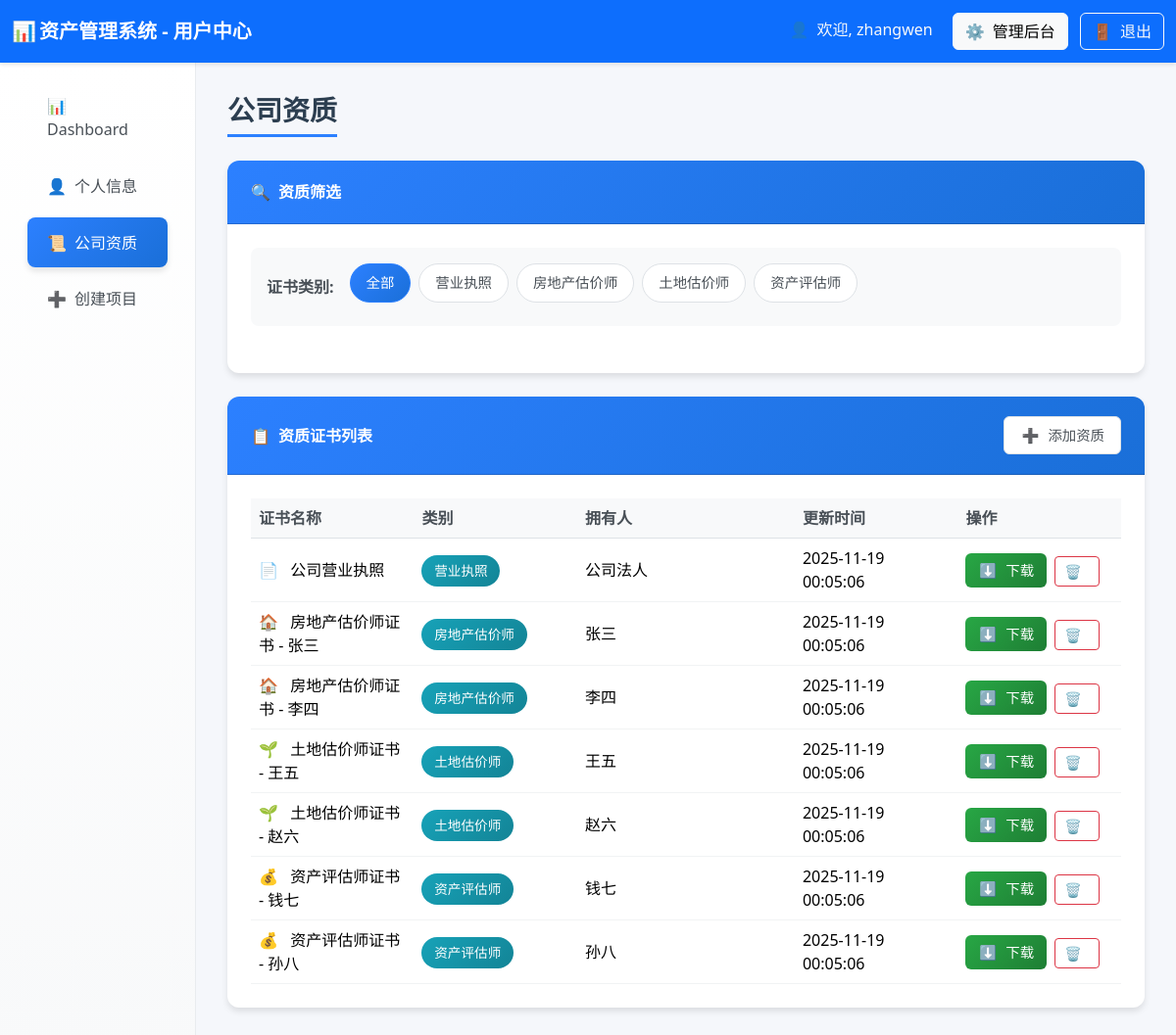
The page /company_qualifications (signed in) on the database as committed earlier.
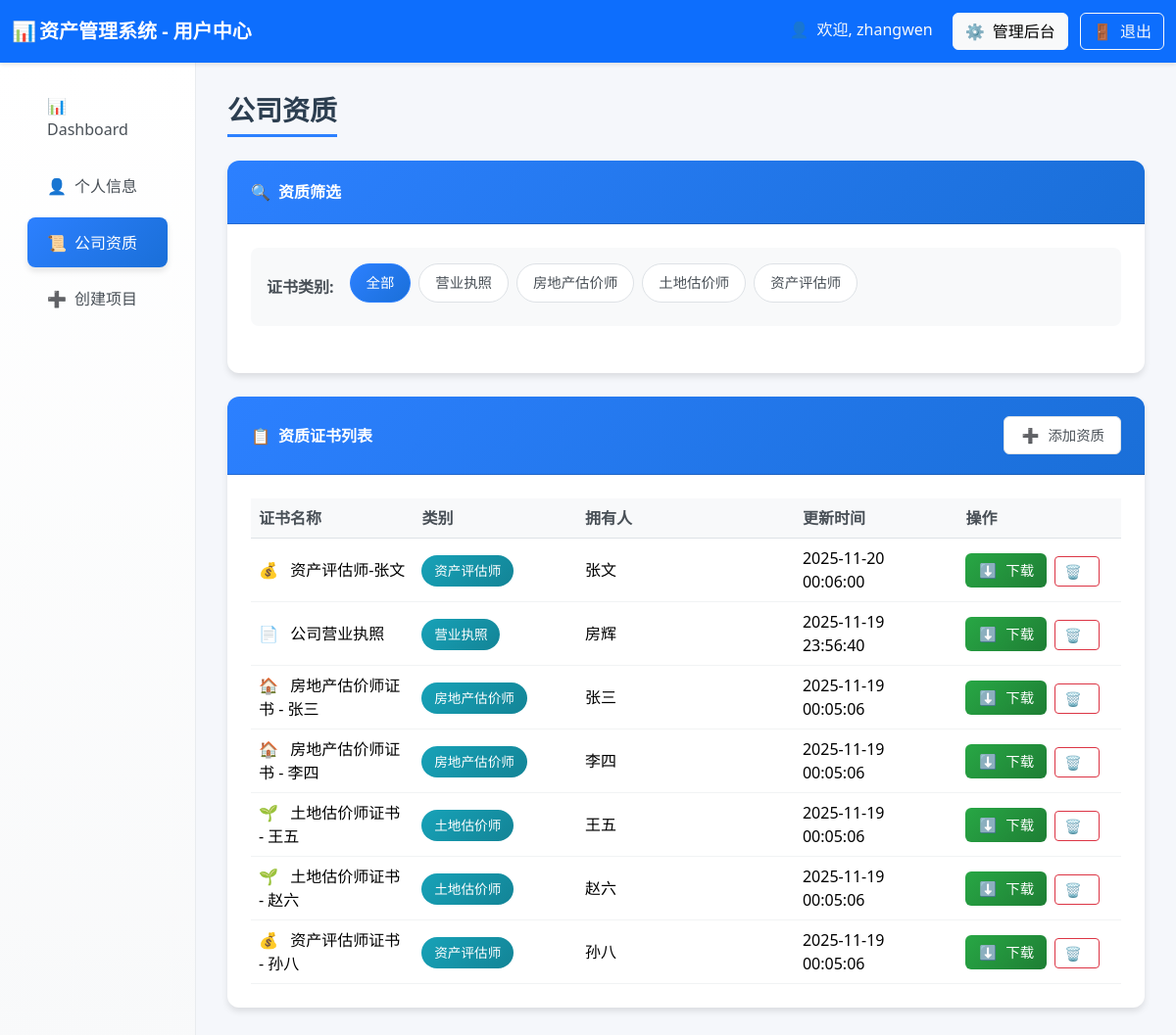
The same page on the database as committed later.
### tables this page shows
CREATE TABLE company_qualifications (
        id INTEGER PRIMARY KEY AUTOINCREMENT,
        certificate_name TEXT NOT NULL,
        category TEXT NOT NULL,
        owner TEXT,
        file_path TEXT NOT NULL,
        file_name TEXT NOT NULL,
        update_time TEXT DEFAULT CURRENT_TIMESTAMP,
        uploader_username TEXT,
        status TEXT DEFAULT 'active'
    );

### routes/user_routes.py (the view)
@router.get("/company_qualifications", response_class=HTMLResponse)
async def company_qualifications(
    request: Request,
    category: str = None,
    user: dict = Depends(login_required),
    db: sqlite3.Connection = Depends(get_db)
):
    try:
        qualifications = await user_service.get_company_qualifications(category, db)
        categories = await user_service.get_qualification_categories(db)
        return templates.TemplateResponse("company_qualifications.html", {
            "request": request,
            "user": user,
            "qualifications": qualifications,
            "categories": categories,
            "current_category": category or "all"
        })
    except Exception as e:
        return templates.TemplateResponse("company_qualifications.html", {
            "request": request,
            "user": user,
            "qualifications": [],
            "categories": [],
            "current_category": category or "all",
            "error": str(e)
        })

### templates/company_qualifications.html (shortened to what this page needs)
<!DOCTYPE html>
<html lang="zh-CN">
<head>
    <link href="https://cdn.jsdelivr.net/npm/bootstrap@5.3.2/dist/css/bootstrap.min.css" rel="stylesheet">
    <link rel="stylesheet"
        href="https://cdnjs.cloudflare.com/ajax/libs/bootstrap-icons/1.11.0/font/bootstrap-icons.min.css">
</head>
<body>
    <nav class="navbar navbar-dark bg-primary">
        <div class="container-fluid">
            <span class="navbar-brand mb-0 h1 fw-bold">
                <span class="fallback-icon">📊</span>资产管理系统 - 用户中心
            </span>
            <div>
                <span class="text-light me-3">
                    <span class="fallback-icon">👤</span>欢迎, {{ user.username }}
                </span>
                {% if user.user_type == 'admin' %}
                <a href="/admin_projects" class="btn btn-light me-2">
                    <span class="fallback-icon">⚙️</span>管理后台
                </a>
                {% endif %}
                <a href="/logout" class="btn btn-outline-light">
                    <span class="fallback-icon">🚪</span>退出
                </a>
            </div>
        </div>
    </nav>
    <div class="container-fluid">
        <div class="row">
            <div class="col-md-3 col-lg-2 sidebar">
                <nav class="nav flex-column p-3">
                    <a class="nav-link" href="/user_dashboard">
                        <span class="fallback-icon">📊</span>Dashboard
                    </a>
                    <a class="nav-link" href="/user_profile">
                        <span class="fallback-icon">👤</span>个人信息
                    </a>
                    <a class="nav-link active" href="/company_qualifications">
                        <span class="fallback-icon">📜</span>公司资质
                    </a>
                    <a class="nav-link" href="/create_project">
                        <span class="fallback-icon">➕</span>创建项目
                    </a>
                </nav>
            </div>
            <div class="col-md-9 col-lg-10 main-content">
                <h3 class="page-title">公司资质</h3>
                <div class="card">
                    <div class="card-header">
                        <span><span class="fallback-icon">🔍</span>资质筛选</span>
                    </div>
                    <div class="card-body">
                        <div class="filter-section">
                            <div class="d-flex flex-wrap align-items-center">
                                <span class="filter-label">证书类别:</span>
                                <span class="filter-badge active" data-category="all">全部</span>
                                <span class="filter-badge" data-category="营业执照">营业执照</span>
                                <span class="filter-badge" data-category="房地产估价师">房地产估价师</span>
                                <span class="filter-badge" data-category="土地估价师">土地估价师</span>
                                <span class="filter-badge" data-category="资产评估师">资产评估师</span>
                            </div>
                        </div>
                    </div>
                </div>
                <div class="card">
                    <div class="card-header d-flex justify-content-between align-items-center">
                        <span><span class="fallback-icon">📋</span>资质证书列表</span>
                        {% if user.user_type == 'admin' %}
                        <button class="add-btn" onclick="showAddModal()">
                            <span class="fallback-icon">➕</span>添加资质
                        </button>
                        {% endif %}
                    </div>
                    <div class="card-body">
                        <div class="table-responsive">
                            <table class="table table-hover">
                                <thead>
                                    <tr>
                                        <th width="15%">证书名称</th>
                                        <th width="15%">类别</th>
                                        <th width="20%">拥有人</th>
                                        <th width="15%">更新时间</th>
                                        <th width="15%">操作</th>
                                    </tr>
                                </thead>
                                <tbody id="qualificationsTable">
                                    {% for qual in qualifications %}
                                    <tr data-category="{{ qual.category }}">
                                        <td>
                                            <span class="fallback-icon">
                                                {% if qual.category == '营业执照' %}📄
                                                {% elif qual.category == '房地产估价师' %}🏠
                                                {% elif qual.category == '土地估价师' %}🌱
                                                {% elif qual.category == '资产评估师' %}💰
                                                {% else %}📋{% endif %}
                                            </span>
                                            {{ qual.certificate_name }}
                                        </td>
                                        <td>
                                            <span class="badge-category">{{ qual.category }}</span>
                                        </td>
                                        <td>{{ qual.owner or '公司' }}</td>
                                        <td>{{ qual.update_time }}</td>
                                        <td>
                                            <a href="/company_qualifications/download/{{ qual.id }}"
                                                class="download-btn" target="_blank">
                                                <span class="fallback-icon">⬇️</span>下载
                                            </a>
                                            {% if user.user_type == 'admin' %}
                                            <button class="btn btn-sm btn-outline-danger ms-1"
                                                onclick="deleteQualification({{ qual.id }}, '{{ qual.certificate_name }}')">
                                                <span class="fallback-icon">🗑️</span>
                                            </button>
                                            {% endif %}
                                        </td>
                                    </tr>
                                    {% endfor %}
                                </tbody>
                            </table>
                        </div>
                    </div>
                </div>
            </div>
        </div>
    </div>
</body>
</html>

### templates/company_qualifications.html (style rules this page uses)
:root { --primary-color: #2c80ff; --secondary-color: #6c757d; --success-color: #28a745; --warning-color: #ffc107; --info-color: #17a2b8; --light-bg: #f5f7fb; --card-shadow: 0 4px 6px rgba(0, 0, 0, 0.1); --hover-shadow: 0 8px 15px rgba(0, 0, 0, 0.15); }
body { background-color: var(--light-bg); font-family: 'Segoe UI', Tahoma, Geneva, Verdana, sans-serif; }
.navbar { box-shadow: 0 2px 4px rgba(0, 0, 0, 0.1); padding: 0.8rem 0; }
.sidebar { background: linear-gradient(180deg, #ffffff 0%, #f8f9fa 100%); min-height: calc(100vh - 76px); box-shadow: 2px 0 10px rgba(0, 0, 0, 0.08); border-right: 1px solid #e9ecef; padding: 0; }
.nav-link { color: #495057; padding: 0.85rem 1.25rem; border-radius: 0.5rem; margin: 0.2rem 0.75rem; transition: all 0.3s ease; font-weight: 500; border: none; }
.nav-link.active { background: linear-gradient(135deg, var(--primary-color), #1a6fd8); color: white; box-shadow: var(--card-shadow); }
.main-content { padding: 2rem; background-color: var(--light-bg); }
.page-title { color: #2c3e50; font-weight: 700; margin-bottom: 1.5rem; padding-bottom: 0.5rem; border-bottom: 3px solid var(--primary-color); display: inline-block; }
.card { border: none; border-radius: 12px; box-shadow: var(--card-shadow); transition: all 0.3s ease; background: white; margin-bottom: 1.5rem; }
.card-header { background: linear-gradient(135deg, var(--primary-color), #1a6fd8); color: white; border-radius: 12px 12px 0 0 !important; padding: 1.25rem 1.5rem; font-weight: 600; }
.card-body { padding: 1.5rem; }
.filter-section { background: #f8f9fa; border-radius: 8px; padding: 1rem; margin-bottom: 1.5rem; }
.filter-label { font-weight: 600; color: #495057; margin-right: 1rem; }
.filter-badge { background: white; border: 1px solid #dee2e6; color: #495057; padding: 0.5rem 1rem; border-radius: 20px; font-size: 0.9rem; margin-right: 0.5rem; margin-bottom: 0.5rem; cursor: pointer; transition: all 0.3s ease; }
.filter-badge.active { background: linear-gradient(135deg, var(--primary-color), #1a6fd8); color: white; border-color: var(--primary-color); }
.table { margin-bottom: 0; }
.table th { background-color: #f8f9fa; border-top: none; font-weight: 600; color: #495057; }
.table td { vertical-align: middle; border-color: #f1f3f4; }
.download-btn { background: linear-gradient(135deg, var(--success-color), #1e7e34); border: none; border-radius: 6px; padding: 0.4rem 0.8rem; color: white; font-weight: 500; transition: all 0.3s ease; text-decoration: none; display: inline-flex; align-items: center; font-size: 0.9rem; }
.badge-category { background: linear-gradient(135deg, var(--info-color), #138496); color: white; padding: 0.4rem 0.8rem; border-radius: 20px; font-size: 0.85rem; font-weight: 500; }
.fallback-icon { display: inline-block; width: 20px; text-align: center; margin-right: 8px; }
.add-btn { background: white; border: 1px solid #dee2e6; color: #495057; border-radius: 6px; padding: 0.5rem 1rem; font-weight: 500; transition: all 0.3s ease; text-decoration: none; display: inline-flex; align-items: center; font-size: 0.9rem; }

Rows that differ between the two databases and show on the page:
no longer on this page (row edited): company_qualifications: certificate_name "资产评估师证书 - 钱七", category "资产评估师", owner "钱七", update_time "2025-11-19 00:05:06"
added company_qualifications: username "zhangwen", certificate_name "资产评估师-张文", category "资产评估师", owner "张文", update_time "2025-11-20 00:06:00"
changed company_qualifications "公司营业执照": owner "公司法人" → "房辉"; update_time "2025-11-19 00:05:06" → "2025-11-19 23:56:40"
Other text that changed with them:
{{ user.username }}: "zhangwen" → (not shown)
